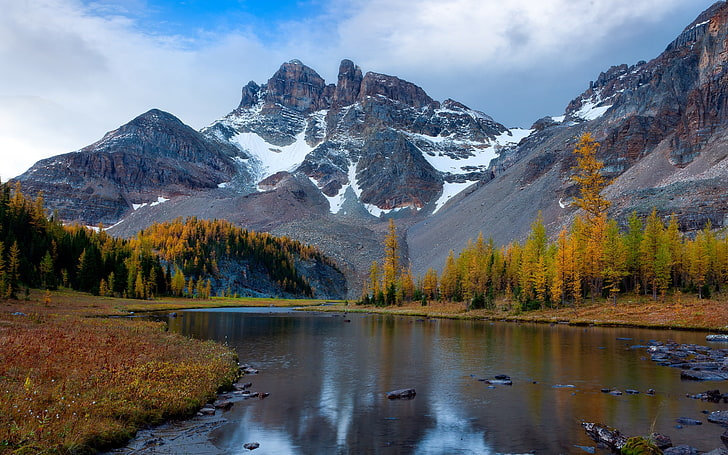
#> input picture paisaje.jpg, 728 x 455 px, found by its file name
$ jupyter execute fotoapp_testdev.ipynb
#> lines starting #> are read from the running program, lines starting #| are printed output that depends on the picture
El siguiente código compara las dimesiones de la imágen original con la imágen redimensionada para la red social elegida.

[cell 1]
import cv2
import matplotlib.pyplot as plt

[cell 2]
def look_image(nombre_imagen, red_social):
    # Dicionario de redes sociales
#> called with nombre_imagen = '/content/paisaje.jpg', red_social = 'Instagram'
    sizes_redes = {'facebook': (1200, 630),
                   'twitter': (1024, 512),
                   'instagram': (1080, 566)}

    img = cv2.imread(nombre_imagen) # Lee la imágen original
#> img is the input picture: shape (455, 728, 3); mean B, G, R 110, 104.8, 99.7
    imagen = cv2.cvtColor(img, cv2.COLOR_BGR2RGB) # Convierte a la escala de colores conveniente
    # Crea el subplot para la imágen original
    plt.subplot(1, 2, 1)
    plt.imshow(imagen)
    plt.title('Imagen Original')
    plt.axis('off')

    size_redimen = sizes_redes.get(red_social.lower())

    if size_redimen:
        new_image = cv2.resize(imagen, size_redimen) # Redimesiona la imágen
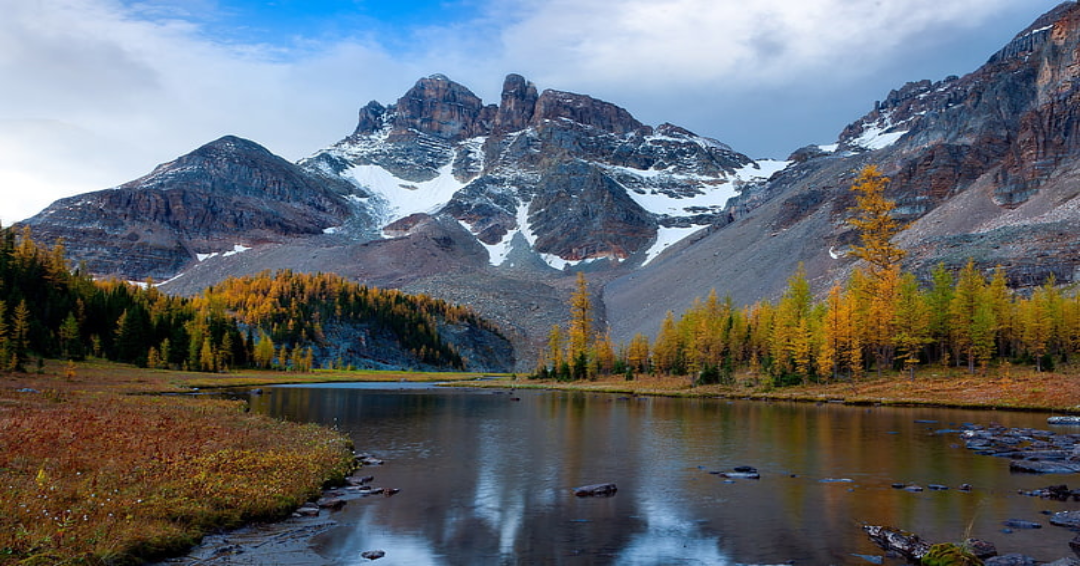
#> new_image: shape (566, 1080, 3); mean R, G, B 99.5, 104.7, 109.9
        # # Crea el subplot para la imágen resimensionada
        plt.subplot(1, 2, 2)
        plt.imshow(new_image)
        plt.title(f'Imagen redimensionada ({red_social})')
        plt.axis('off')
        # Guarda la imágen redimensionada
        cv2.imwrite(f'Imagen para {red_social}.jpg', cv2.cvtColor(new_image, cv2.COLOR_RGB2BGR))
        # Compara tamaños entre el original y la imágen redimensionada.
        if new_image.shape[:2] == size_redimen:
            print('ERROR: El tamaño original no debe coincidir con el redimensionado.')
        else:
            print('El tamaño de la imagen se ha redimensionado.')
            print()
    else:
        print('Red social incorrecta')

look_image('/content/paisaje.jpg', 'Instagram')
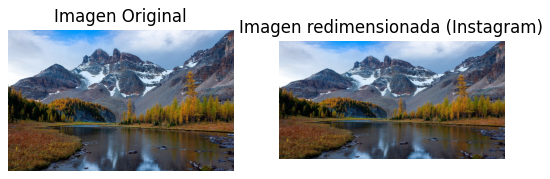
#> figure drawn by matplotlib, 2 panels

$ run again, with gatito.jpg copied over paisaje.jpg
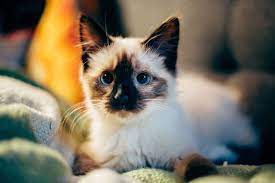
#> input picture gatito.jpg, 275 x 183 px, found by its file name
#> in look_image, img is the input picture: shape (183, 275, 3); mean B, G, R 97.2, 114.3, 122.6
#> in look_image, `new_image = cv2.resize(imagen, size_redimen)`:
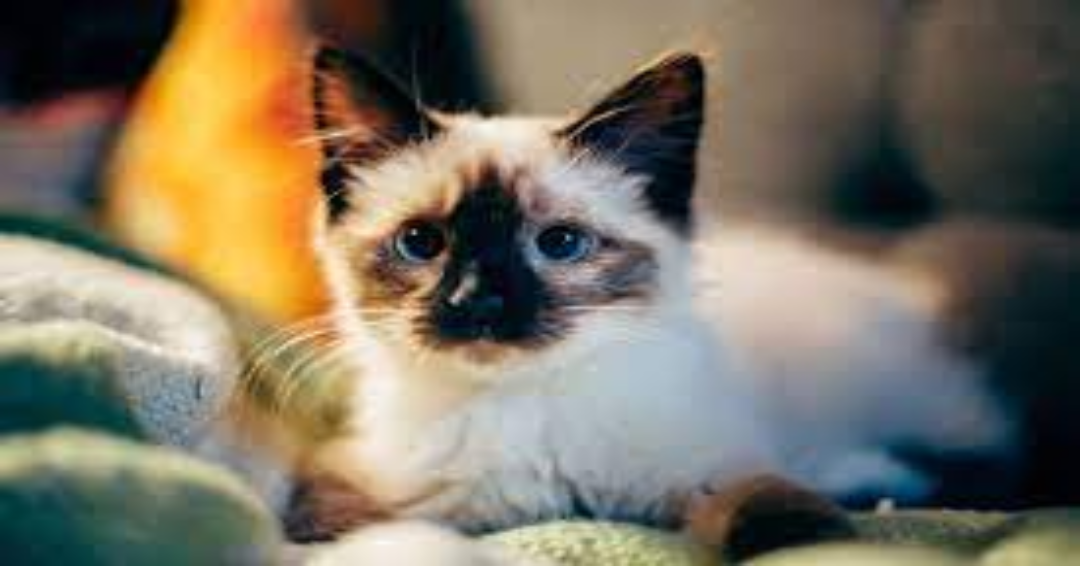
#> new_image: shape (566, 1080, 3); mean R, G, B 122.5, 114.2, 97.1
#> `[cell 2] def look_image(nombre_imagen, red_social): # Dicionario de re..`:
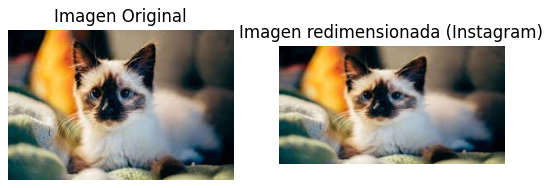
#> figure drawn by matplotlib, 2 panels

$ run again, with mujer.jpg copied over paisaje.jpg
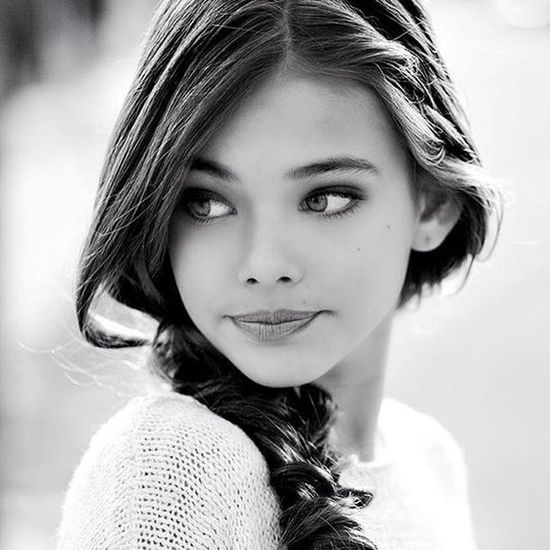
#> input picture mujer.jpg, 550 x 550 px, found by its file name
#> in look_image, img is the input picture: shape (550, 550, 3); mean B, G, R 170.5, 169.8, 170
#> in look_image, `new_image = cv2.resize(imagen, size_redimen)`:
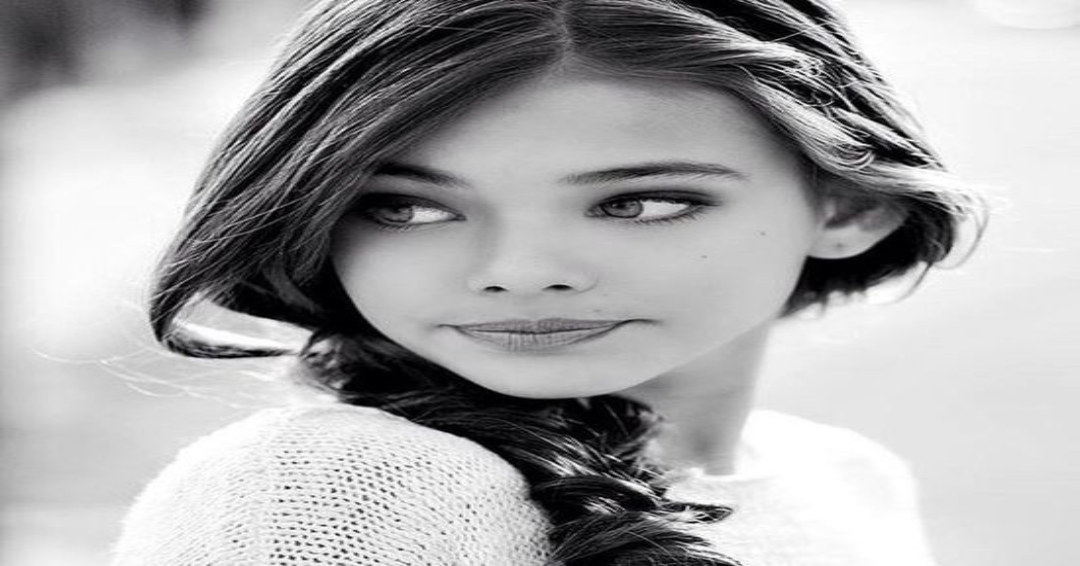
#> new_image: shape (566, 1080, 3); mean R, G, B 169.9, 169.7, 170.4
#> `[cell 2] def look_image(nombre_imagen, red_social): # Dicionario de re..`:
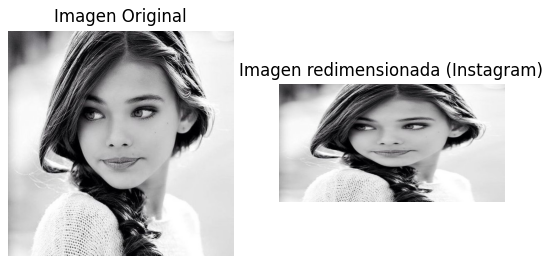
#> figure drawn by matplotlib, 2 panels
